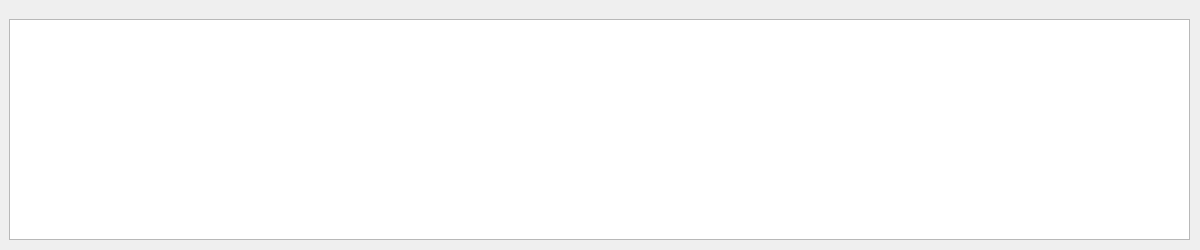
<?xml version="1.0" encoding="UTF-8"?>
<ui version="4.0">
 <class>RPSWLAccuracyComparisonTableZoomInDialog</class>
 <widget class="QDialog" name="RPSWLAccuracyComparisonTableZoomInDialog">
  <property name="geometry">
   <rect>
    <x>0</x>
    <y>0</y>
    <width>1200</width>
    <height>250</height>
   </rect>
  </property>
  <property name="windowTitle">
   <string>Dialog</string>
  </property>
  <widget class="QWidget" name="formLayoutWidget">
   <property name="geometry">
    <rect>
     <x>9</x>
     <y>19</y>
     <width>1181</width>
     <height>221</height>
    </rect>
   </property>
   <layout class="QHBoxLayout" name="horizontalLayout">
    <item>
     <widget class="QTableWidget" name="tableWidget"/>
    </item>
   </layout>
  </widget>
 </widget>
 <resources/>
 <connections/>
</ui>
